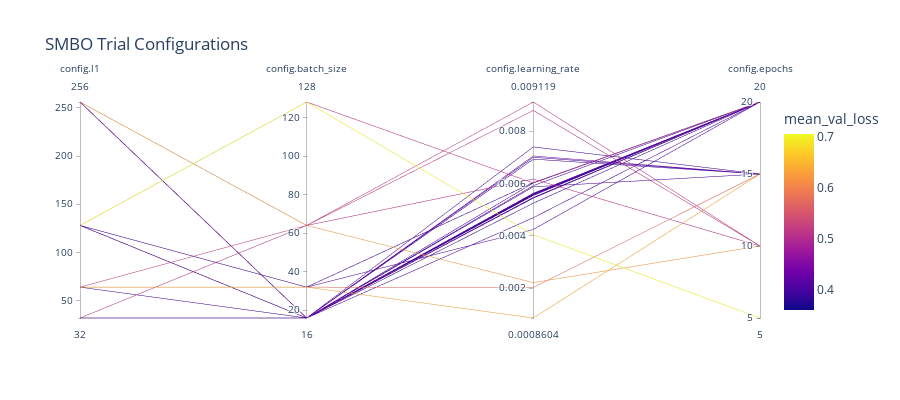

The code cell stored with this chart in its notebook:
### Markdown cell above
<p style="color: #ff6900; font-weight: bold; font-size: 25px;">Overview Tested Configurations</p>

- **SMBO** makes interdependencies less visible here due to focus on finding improved configurations.

### Code cell
fig = px.parallel_coordinates(df_flat_e8, color="mean_val_loss",
                              title='SMBO Trial Configurations',
                              dimensions=['config.l1', 'config.batch_size', 'config.learning_rate',
                                          'config.epochs'], width=900, height=400)
fig.show()
